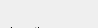
      <widget class="QWidget" name="page_2">
       <property name="geometry">
        <rect>
         <x>0</x>
         <y>0</y>
         <width>98</width>
         <height>28</height>
        </rect>
       </property>
       <attribute name="label">
        <string>Specific information</string>
       </attribute>
       <widget class="QLineEdit" name="wjoin_lead_facade">
        <property name="geometry">
         <rect>
          <x>110</x>
          <y>110</y>
          <width>160</width>
          <height>20</height>
         </rect>
        </property>
        <property name="inputMask">
         <string/>
        </property>
        <property name="text">
         <string/>
        </property>
        <property name="frame">
         <bool>true</bool>
        </property>
       </widget>
       <widget class="QLabel" name="label_wjoin_length">
        <property name="geometry">
         <rect>
          <x>10</x>
          <y>20</y>
          <width>90</width>
          <height>22</height>
         </rect>
        </property>
        <property name="font">
         <font>
          <pointsize>8</pointsize>
         </font>
        </property>
        <property name="frameShape">
         <enum>QFrame::NoFrame</enum>
        </property>
        <property name="frameShadow">
         <enum>QFrame::Plain</enum>
        </property>
        <property name="text">
         <string>Length:</string>
        </property>
        <property name="textFormat">
         <enum>Qt::AutoText</enum>
        </property>
        <property name="scaledContents">
         <bool>false</bool>
        </property>
        <property name="alignment">
         <set>Qt::AlignLeading|Qt::AlignLeft|Qt::AlignVCenter</set>
        </property>
        <property name="margin">
         <number>3</number>
        </property>
       </widget>
       <widget class="QLineEdit" name="wjoin_top_floor">
        <property name="geometry">
         <rect>
          <x>110</x>
          <y>50</y>
          <width>160</width>
          <height>20</height>
         </rect>
        </property>
        <property name="inputMask">
         <string/>
        </property>
        <property name="text">
         <string/>
        </property>
        <property name="frame">
         <bool>true</bool>
        </property>
       </widget>
       <widget class="QLabel" name="label_wjoin_top_floor">
        <property name="geometry">
         <rect>
          <x>10</x>
          <y>50</y>
          <width>90</width>
          <height>22</height>
         </rect>
        </property>
        <property name="font">
         <font>
          <pointsize>8</pointsize>
         </font>
        </property>
        <property name="frameShape">
         <enum>QFrame::NoFrame</enum>
        </property>
        <property name="frameShadow">
         <enum>QFrame::Plain</enum>
        </property>
        <property name="text">
         <string>Top flor:</string>
        </property>
        <property name="textFormat">
         <enum>Qt::AutoText</enum>
        </property>
        <property name="scaledContents">
         <bool>false</bool>
        </property>
        <property name="alignment">
         <set>Qt::AlignLeading|Qt::AlignLeft|Qt::AlignVCenter</set>
        </property>
        <property name="margin">
         <number>3</number>
        </property>
       </widget>
       <widget class="QLineEdit" name="wjoin_length">
        <property name="geometry">
         <rect>
          <x>110</x>
          <y>20</y>
          <width>160</width>
          <height>21</height>
         </rect>
        </property>
        <property name="inputMask">
         <string/>
        </property>
        <property name="frame">
         <bool>true</bool>
        </property>
       </widget>
       <widget class="QLabel" name="label_wjoin_lead_verified">
        <property name="geometry">
         <rect>
          <x>10</x>
          <y>80</y>
          <width>90</width>
          <height>22</height>
         </rect>
        </property>
        <property name="font">
         <font>
          <pointsize>8</pointsize>
         </font>
        </property>
        <property name="frameShape">
         <enum>QFrame::NoFrame</enum>
        </property>
        <property name="frameShadow">
         <enum>QFrame::Plain</enum>
        </property>
        <property name="text">
         <string>Lead verified:</string>
        </property>
        <property name="textFormat">
         <enum>Qt::AutoText</enum>
        </property>
        <property name="scaledContents">
         <bool>false</bool>
        </property>
        <property name="alignment">
         <set>Qt::AlignLeading|Qt::AlignLeft|Qt::AlignVCenter</set>
        </property>
        <property name="margin">
         <number>3</number>
        </property>
       </widget>
       <widget class="QLineEdit" name="wjoin_lead_verified">
        <property name="geometry">
         <rect>
          <x>110</x>
          <y>80</y>
          <width>160</width>
          <height>20</height>
         </rect>
        </property>
        <property name="inputMask">
         <string/>
        </property>
        <property name="frame">
         <bool>true</bool>
        </property>
       </widget>
       <widget class="QLabel" name="label_wjoin_lead_facade">
        <property name="geometry">
         <rect>
          <x>10</x>
          <y>110</y>
          <width>90</width>
          <height>22</height>
         </rect>
        </property>
        <property name="font">
         <font>
          <pointsize>8</pointsize>
         </font>
        </property>
        <property name="frameShape">
         <enum>QFrame::NoFrame</enum>
        </property>
        <property name="frameShadow">
         <enum>QFrame::Plain</enum>
        </property>
        <property name="text">
         <string>Lead facade:</string>
        </property>
        <property name="textFormat">
         <enum>Qt::AutoText</enum>
        </property>
        <property name="scaledContents">
         <bool>false</bool>
        </property>
        <property name="alignment">
         <set>Qt::AlignLeading|Qt::AlignLeft|Qt::AlignVCenter</set>
        </property>
        <property name="margin">
         <number>3</number>
        </property>
       </widget>
       <widget class="QLineEdit" name="wjoin_cat_valve2_2">
        <property name="geometry">
         <rect>
          <x>110</x>
          <y>145</y>
          <width>160</width>
          <height>20</height>
         </rect>
        </property>
        <property name="inputMask">
         <string/>
        </property>
        <property name="text">
         <string/>
        </property>
        <property name="frame">
         <bool>true</bool>
        </property>
       </widget>
       <widget class="QLabel" name="label_tap_cat_valve2_2">
        <property name="geometry">
         <rect>
          <x>10</x>
          <y>135</y>
          <width>96</width>
          <height>41</height>
         </rect>
        </property>
        <property name="font">
         <font>
          <pointsize>8</pointsize>
         </font>
        </property>
        <property name="frameShape">
         <enum>QFrame::NoFrame</enum>
        </property>
        <property name="frameShadow">
         <enum>QFrame::Plain</enum>
        </property>
        <property name="text">
         <string>Second valve catalog:</string>
        </property>
        <property name="textFormat">
         <enum>Qt::AutoText</enum>
        </property>
        <property name="scaledContents">
         <bool>false</bool>
        </property>
        <property name="alignment">
         <set>Qt::AlignLeading|Qt::AlignLeft|Qt::AlignVCenter</set>
        </property>
        <property name="wordWrap">
         <bool>true</bool>
        </property>
        <property name="margin">
         <number>3</number>
        </property>
       </widget>
      </widget>
